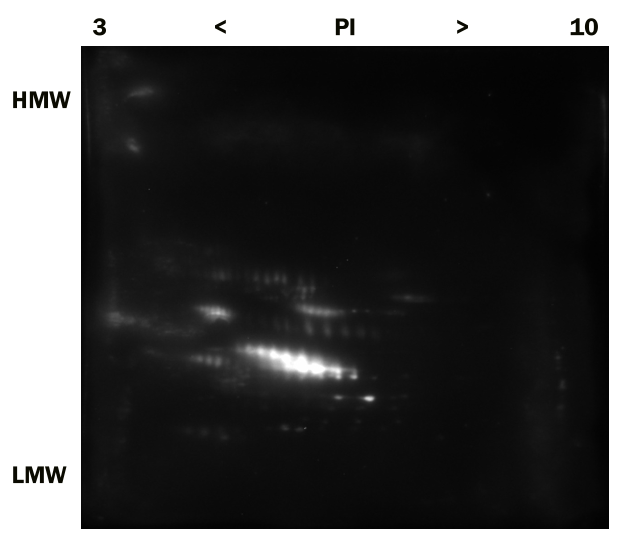
#> input picture tests/test2.jpg, 1276 x 1090 px (shown at 1/2 size)
$ python main.py
#> lines starting #> are read from the running program, lines starting #| are printed output that depends on the picture
import cv2
import numpy as np
import os

def overlay_images(image1_filename, image2_filename, output_filename, opacity=1.0, blend_mode='multiply'):
    # Получаем абсолютные пути к изображениям и результату
#> called with image1_filename = './test2.jpg', image2_filename = './test1.jpg', output_filename = 'output.png', opacity = 1, blend_mode = 'difference'
    script_dir = os.path.dirname(os.path.abspath(__file__))
    image1_path = os.path.join(script_dir, image1_filename)
    image2_path = os.path.join(script_dir, image2_filename)
    output_path = os.path.join(script_dir, output_filename)

    # Загружаем изображения
    img1 = cv2.imread(image1_path)
#> img1 is the input picture: shape (1090, 1276, 3); mean B, G, R 78.6, 78.7, 78.7
    img2 = cv2.imread(image2_path)
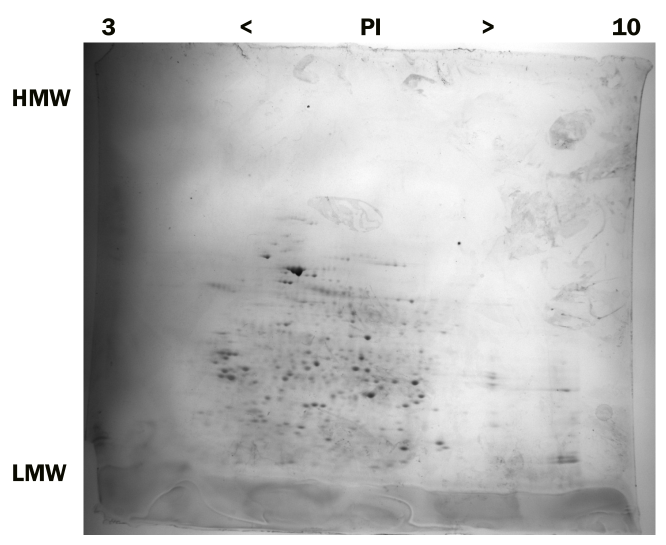
#> input picture tests/test1.jpg, 1332 x 1090 px (shown at 1/2 size)
#> img2 is the input picture: shape (1090, 1332, 3); mean B, G, R 191, 191, 191

    # Проверяем, что изображения были успешно загружены
    if img1 is None or img2 is None:
        raise ValueError("Не удалось загрузить изображение. Проверьте пути к файлам.")

    # Проверяем, что размеры изображений совпадают
    if img1.shape[:2] != img2.shape[:2]:
        height, width, channels = img2.shape
#> height = 1090; width = 1332; channels = 3
        img1 = cv2.resize(img1, (width, height), interpolation = cv2.INTER_AREA)
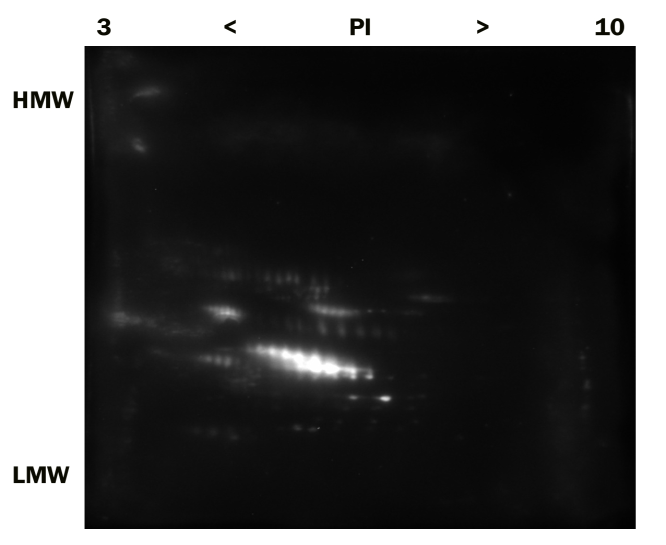
#> img1: shape (1090, 1332, 3) (shown at 1/2 size); mean B, G, R 78.6, 78.7, 78.7

        #raise ValueError("Размеры изображений должны совпадать")
    # Приводим opacity к диапазону [0, 1]
    opacity = max(0.0, min(1.0, opacity))

    # Отключаем канал R (красный) в изображении img2
    img2[:, :, 2] = 0  # Устанавливаем все значения в канале R в 0
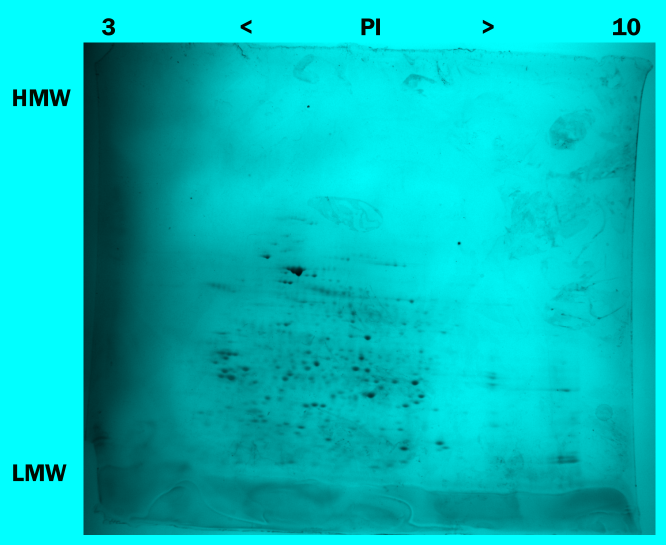
#> img2: shape (1090, 1332, 3) (shown at 1/2 size); mean B, G, R 191, 191, 0

    # Применяем режим наложения
    if blend_mode == 'multiply':
        result = cv2.multiply(img1, img2, scale=1/255.0)
    elif blend_mode == 'screen':
        result = cv2.addWeighted(img1, 1-opacity, img2, opacity, 0)
    elif blend_mode == 'add':
        result = cv2.add(img1, img2)
    elif blend_mode == 'subtract':
        result = cv2.subtract(img1, img2)
    elif blend_mode == 'divide':
        result = cv2.divide(img1, img2)
    elif blend_mode == 'difference':
        result = cv2.absdiff(img1, img2)
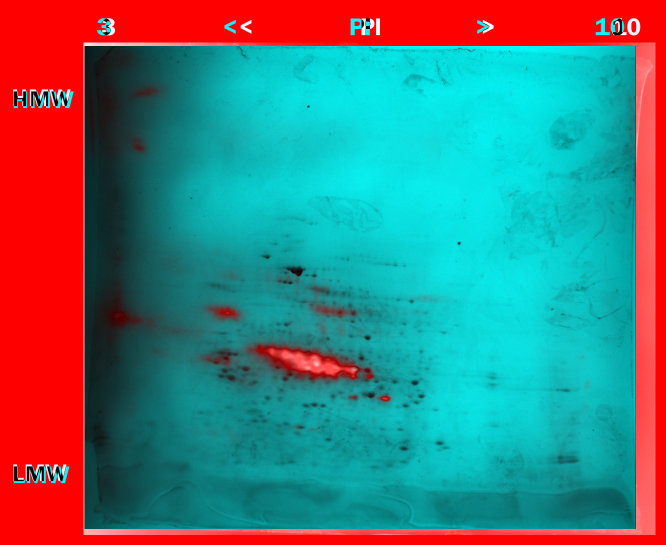
#> result: shape (1090, 1332, 3) (shown at 1/2 size); mean B, G, R 121.9, 121.9, 78.7
    elif blend_mode == 'overlay':
        result = cv2.addWeighted(img1, 1-opacity, img1 * img2 + (1 - img1) * img1, opacity, 0)
    elif blend_mode == 'lighten':
        result = cv2.max(img1, img2)
    elif blend_mode == 'darken':
        result = cv2.min(img1, img2)
    else:
        raise ValueError("Неподдерживаемый режим наложения. Доступные режимы: 'multiply', 'screen', 'add', 'subtract', 'divide', 'difference', 'overlay', 'lighten', 'darken'.")

    # Сохраняем результат
    cv2.imshow("window_name", result)

    # waits for user to press any key
    # (this is necessary to avoid Python kernel form crashing)
    cv2.waitKey(0)

    # closing all open windows
    cv2.destroyAllWindows()
    cv2.imwrite(output_path, result)

# Пример использования
overlay_images("./test2.jpg", "./test1.jpg", "output.png", opacity=1.0, blend_mode='difference')
